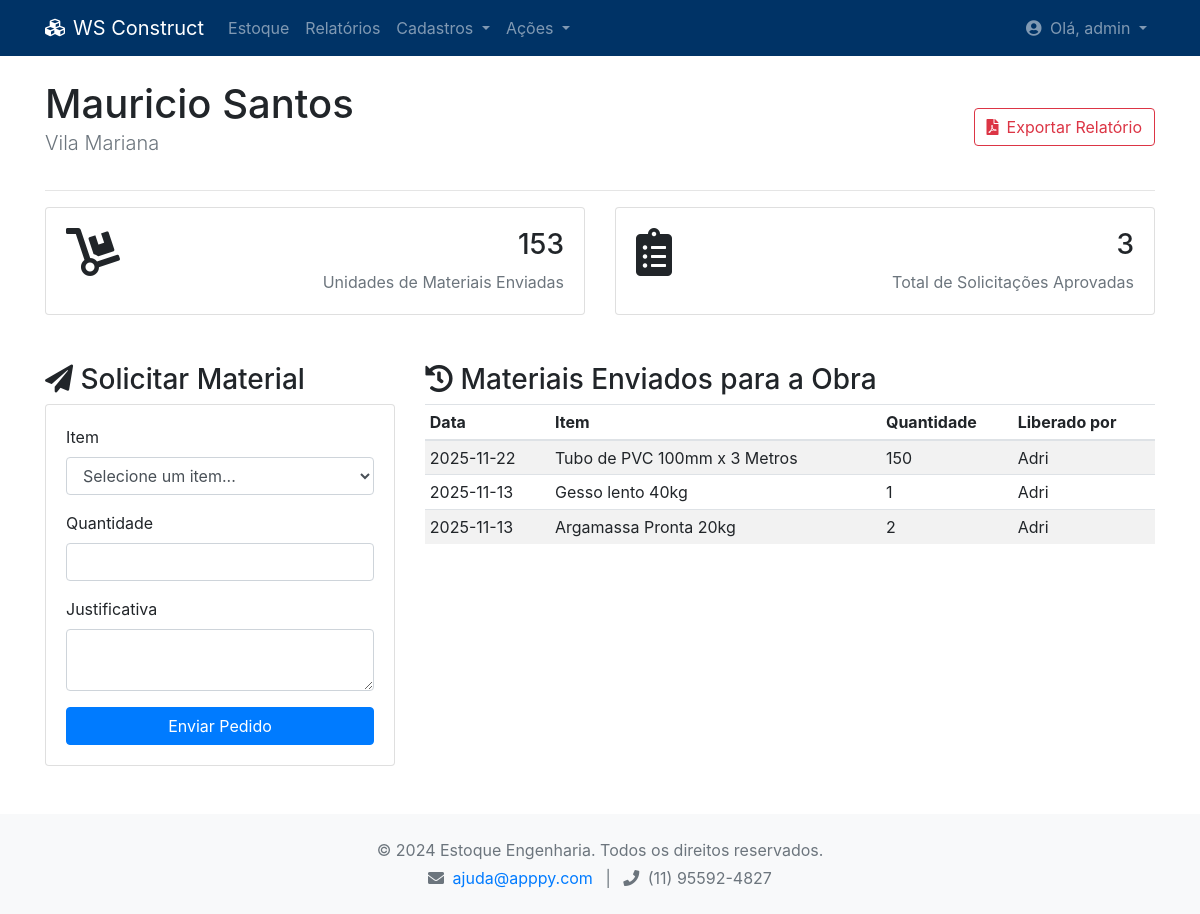
Page /obras/1 (signed in) on the committed database.
### tables this page shows
CREATE TABLE obras (
        id INTEGER PRIMARY KEY AUTOINCREMENT,
        nome TEXT UNIQUE NOT NULL,
        localizacao TEXT
    );

CREATE TABLE movimentacoes (
        id INTEGER PRIMARY KEY AUTOINCREMENT,
        item_id INTEGER NOT NULL,
        tipo TEXT NOT NULL CHECK(tipo IN ('entrada', 'saida', 'compra')),
        quantidade INTEGER NOT NULL,
        data DATETIME DEFAULT CURRENT_TIMESTAMP,
        usuario_id INTEGER,
        observacao TEXT,
        FOREIGN KEY (item_id) REFERENCES itens_estoque (id),
        FOREIGN KEY (usuario_id) REFERENCES usuarios (id)
    );

CREATE TABLE itens_estoque (
        id INTEGER PRIMARY KEY AUTOINCREMENT,
        nome TEXT UNIQUE NOT NULL,
        descricao_id INTEGER,
        quantidade INTEGER NOT NULL DEFAULT 0,
        preco_unitario REAL,
        FOREIGN KEY (descricao_id) REFERENCES descricoes (id)
    );

CREATE TABLE usuarios (
        id INTEGER PRIMARY KEY AUTOINCREMENT,
        username TEXT UNIQUE NOT NULL,
        password_hash TEXT NOT NULL,
        role TEXT NOT NULL CHECK(role IN ('administracao', 'engenheiro', 'encarregado', 'comercial'))
    );

### app.py (the view, shortened to what this page needs)
@app.route('/obras/<int:id>', methods=['GET', 'POST'])
def detalhes_obra(id):
    usuario = session.get('usuario')
    if not usuario: return redirect(url_for('login'))
    obra = pedidos.get_obra(id)
    materiais_enviados = pedidos.get_materiais_por_obra(id)
    total_quantidade_enviada = sum(m['quantidade'] for m in materiais_enviados)
    total_solicitacoes = len(materiais_enviados)
    itens_estoque = estoque.listar_itens()
    return render_template('obra_detalhes.html', usuario=usuario, obra=obra, materiais=materiais_enviados, itens_estoque=itens_estoque,
                           total_quantidade_enviada=total_quantidade_enviada, total_solicitacoes=total_solicitacoes)

### app.py (called while the page is built)
@app.context_processor
def inject_permissions():
    return dict(PERMISSOES=auth.PERMISSOES)

@app.context_processor
def inject_auth():
    return dict(auth=auth)

@app.context_processor
def inject_notifications():
    if 'usuario' in session and session['usuario']['role'] == 'administracao':
        pedidos_pendentes_count = len(pedidos.listar_pedidos_pendentes())
        return dict(pedidos_pendentes_count=pedidos_pendentes_count)
    return dict(pedidos_pendentes_count=0)

### database.py (called while the page is built)
def conectar_bd():
    try:
        conn = sqlite3.connect(DB_NAME)
        conn.row_factory = sqlite3.Row  # Permite acessar colunas pelo nome
        return conn
    except sqlite3.Error as e:
        logging.error(f"Erro ao conectar ao banco de dados: {e}")
        return None

### estoque.py (called while the page is built)
def listar_itens():
    conn = conectar_bd()
    if not conn: return []
    cursor = conn.cursor()
    cursor.execute("""
        SELECT i.id, i.nome, i.quantidade, i.preco_unitario, d.nome as descricao
        FROM itens_estoque i
        LEFT JOIN descricoes d ON i.descricao_id = d.id
        ORDER BY i.nome
    """)
    itens = cursor.fetchall()
    conn.close()
    return [dict(item) for item in itens] # Converte para lista de dicionários

### pedidos.py (called while the page is built)
def get_obra(obra_id: int):
    conn = conectar_bd()
    if not conn: return None
    cursor = conn.cursor()
    cursor.execute("SELECT * FROM obras WHERE id = ?", (obra_id,))
    obra = cursor.fetchone()
    conn.close()
    return dict(obra) if obra else None

def get_materiais_por_obra(obra_id: int):
    conn = conectar_bd()
    if not conn: return []
    cursor = conn.cursor()
    cursor.execute("SELECT nome FROM obras WHERE id = ?", (obra_id,))
    obra = cursor.fetchone()
    if not obra:
        conn.close()
        return []
    cursor = conn.cursor()
    cursor.execute("""
        SELECT m.data, i.nome as item_nome, m.quantidade, u.username as usuario_nome
        FROM movimentacoes m
        JOIN itens_estoque i ON m.item_id = i.id
        JOIN usuarios u ON m.usuario_id = u.id
        WHERE m.tipo = 'saida' AND m.observacao LIKE ?
        ORDER BY m.data DESC
    """, (f"Obra: {obra['nome']}%",))
    materiais = cursor.fetchall()
    conn.close()
    return [dict(m) for m in materiais]

### templates/obra_detalhes.html (shortened to what this page needs)
{% extends "base.html" %}
{% block content %}
    <div class="d-flex justify-content-between align-items-center">
        <div>
            <h1 class="mb-0">{{ obra.nome }}</h1>
            <p class="lead text-muted">{{ obra.localizacao }}</p>
        </div>
        <a href="{{ url_for('exportar_relatorio_obra_pdf', id=obra.id) }}" class="btn btn-outline-danger" target="_blank"><i class="fas fa-file-pdf mr-2"></i>Exportar Relatório</a>
    </div>
    <hr>
    <div class="row mb-4">
        <div class="col-md-6 mb-4">
            <div class="card card-indicator info h-100">
                <div class="card-body">
                    <div class="d-flex justify-content-between">
                        <i class="fas fa-dolly fa-3x"></i>
                        <div class="text-right">
                            <div class="h3">{{ total_quantidade_enviada }}</div>
                            <div class="text-muted">Unidades de Materiais Enviadas</div>
                        </div>
                    </div>
                </div>
            </div>
        </div>
        <div class="col-md-6 mb-4">
            <div class="card card-indicator primary h-100">
                <div class="card-body">
                    <div class="d-flex justify-content-between">
                        <i class="fas fa-clipboard-list fa-3x"></i>
                        <div class="text-right">
                            <div class="h3">{{ total_solicitacoes }}</div>
                            <div class="text-muted">Total de Solicitações Aprovadas</div>
                        </div>
                    </div>
                </div>
            </div>
        </div>
    </div>
    <div class="row">
        <div class="col-md-4">
            <h3><i class="fas fa-paper-plane"></i> Solicitar Material</h3>
            <div class="card">
                <div class="card-body">
                    <form action="{{ url_for('detalhes_obra', id=obra.id) }}" method="post">
                        <div class="form-group">
                            <label for="item_id">Item</label>
                            <select name="item_id" class="form-control" required>
                                <option value="" disabled selected>Selecione um item...</option>
                            </select>
                        </div>
                        <div class="form-group">
                            <label for="quantidade">Quantidade</label>
                            <input type="number" name="quantidade" class="form-control" min="1" required>
                        </div>
                        <div class="form-group">
                            <label for="justificativa">Justificativa</label>
                            <textarea name="justificativa" class="form-control" rows="2" required></textarea>
                        </div>
                        <button type="submit" class="btn btn-primary btn-block">Enviar Pedido</button>
                    </form>
                </div>
            </div>
        </div>
        <div class="col-md-8">
            <h3><i class="fas fa-history"></i> Materiais Enviados para a Obra</h3>
            <table class="table table-sm table-striped">
                <thead>
                    <tr>
                        <th>Data</th>
                        <th>Item</th>
                        <th>Quantidade</th>
                        <th>Liberado por</th>
                    </tr>
                </thead>
                <tbody>
                    {% for material in materiais %}
                    <tr>
                        <td>{{ material.data.split(' ')[0] }}</td>
                        <td>{{ material.item_nome }}</td>
                        <td>{{ material.quantidade }}</td>
                        <td>{{ material.usuario_nome }}</td>
                    </tr>
                    {% else %}
                    <tr>
                        <td colspan="4" class="text-center text-muted">Nenhum material foi enviado para esta obra ainda.</td>
                    </tr>
                    {% endfor %}
                </tbody>
            </table>
        </div>
    </div>
{% endblock %}

### rows in the picture
obras: nome "Mauricio Santos", localizacao "Vila Mariana"
movimentacoes: data "2025-11-22", item_nome "Tubo de PVC 100mm x 3 Metros", quantidade "150", usuario_nome "Adri"
movimentacoes: data "2025-11-13", item_nome "Gesso lento 40kg", quantidade "1", usuario_nome "Adri"
movimentacoes: data "2025-11-13", item_nome "Argamassa Pronta 20kg", quantidade "2", usuario_nome "Adri"

### other values in the picture
{{ usuario.username }} "admin"
{{ total_quantidade_enviada }} "153"
{{ total_solicitacoes }} "3"
